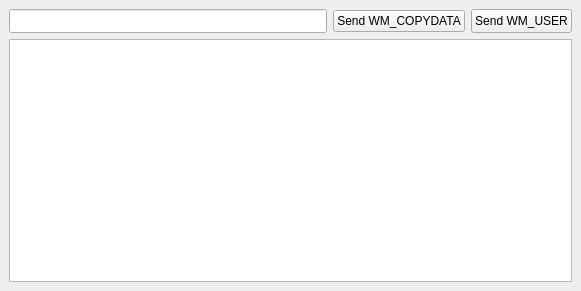
<?xml version="1.0" encoding="UTF-8"?>
<ui version="4.0">
 <class>MainWindow</class>
 <widget class="QMainWindow" name="MainWindow">
  <property name="geometry">
   <rect>
    <x>0</x>
    <y>0</y>
    <width>581</width>
    <height>291</height>
   </rect>
  </property>
  <property name="windowTitle">
   <string>MainWindow</string>
  </property>
  <widget class="QWidget" name="centralwidget">
   <layout class="QVBoxLayout" name="verticalLayout_2" stretch="1,10">
    <item>
     <layout class="QHBoxLayout" name="horizontalLayout_2">
      <item>
       <widget class="QLineEdit" name="leMessage">
        <property name="sizePolicy">
         <sizepolicy hsizetype="Expanding" vsizetype="Expanding">
          <horstretch>0</horstretch>
          <verstretch>0</verstretch>
         </sizepolicy>
        </property>
       </widget>
      </item>
      <item>
       <widget class="QPushButton" name="btnSendMessage1">
        <property name="text">
         <string>Send WM_COPYDATA</string>
        </property>
       </widget>
      </item>
      <item>
       <widget class="QPushButton" name="btnSendMessage2">
        <property name="sizePolicy">
         <sizepolicy hsizetype="Minimum" vsizetype="Expanding">
          <horstretch>0</horstretch>
          <verstretch>0</verstretch>
         </sizepolicy>
        </property>
        <property name="text">
         <string>Send WM_USER</string>
        </property>
       </widget>
      </item>
     </layout>
    </item>
    <item>
     <layout class="QHBoxLayout" name="horizontalLayout">
      <item>
       <widget class="QTextEdit" name="teRecvMessage"/>
      </item>
     </layout>
    </item>
   </layout>
  </widget>
 </widget>
 <resources/>
 <connections/>
</ui>
